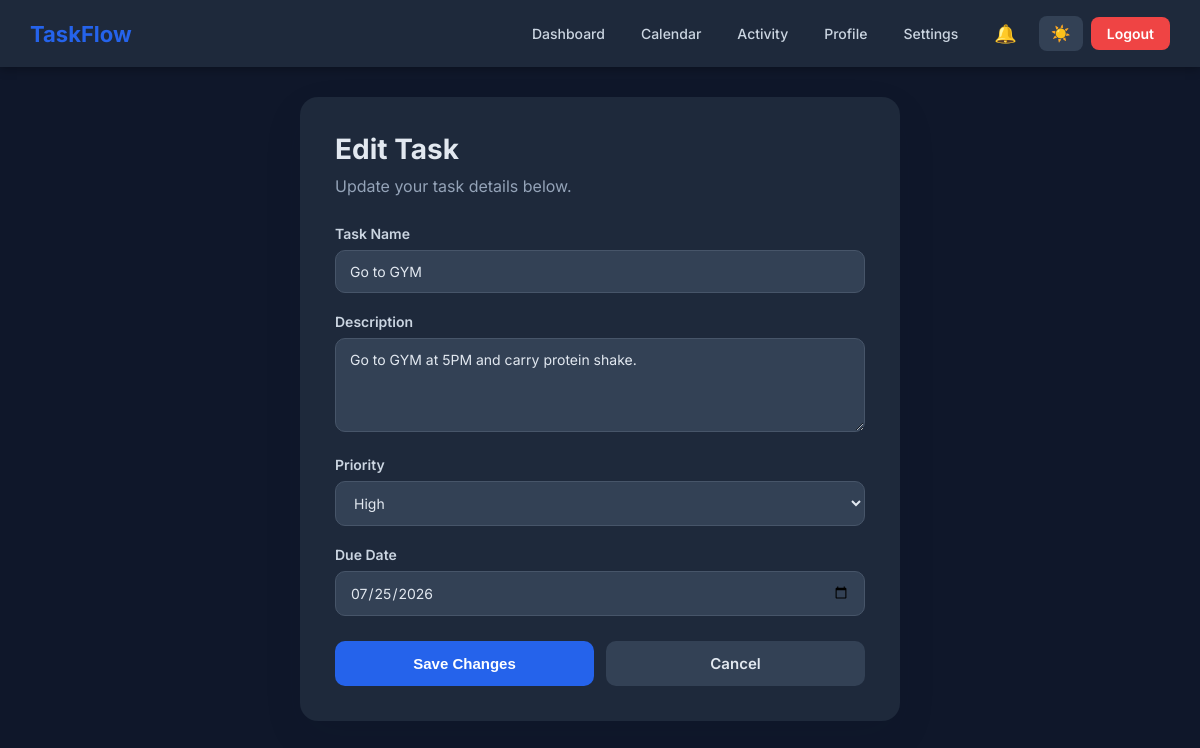
Page /task/9/edit/ (signed in) on the committed database.
### todo/models.py (models this page shows, shortened)
class Task(models.Model):
    PRIORITY_CHOICES = [
        ("low", "Low"),
        ("medium", "Medium"),
        ("high", "High"),
    ]
    task_name = models.CharField(max_length=100)
    description = models.TextField(blank=True, null=True)
    is_completed = models.BooleanField(default=False)
    priority = models.CharField(
        max_length=10,
        choices=PRIORITY_CHOICES,
        default="medium",
    )
    due_date = models.DateField(null=True, blank=True)
    created_at = models.DateTimeField(auto_now_add=True)
    updated_at = models.DateTimeField(auto_now=True)
    completed_at = models.DateTimeField(null=True, blank=True)
    owner = models.ForeignKey(
        User,
        on_delete=models.CASCADE,
        related_name="tasks"
    )
    class Meta:
        ordering = ["-created_at"]
        verbose_name = "Task"
        verbose_name_plural = "Tasks"

### todo/views.py (the view, shortened to what this page needs)
# urls.py: path("task/<int:task_id>/edit/", views.update_task, name="update_task"),
@login_required(login_url="login")
def update_task(request, task_id):
    task = get_object_or_404(Task, id=task_id, owner=request.user)
    profile = get_or_create_profile(request.user)
    return render(request, "edit_task.html", {"task": task, "profile": profile})

### todo/views.py (called while the page is built)
def get_or_create_profile(user):
    profile, _ = UserProfile.objects.get_or_create(user=user)
    return profile

### todo/templates/edit_task.html (shortened to what this page needs)
{% load static %}
<!DOCTYPE html>
<html lang="en">
<head>
    <link rel="stylesheet" href="{% static 'css/edit.css' %}">
    <link rel="stylesheet" href="{% static 'css/navbar.css' %}">
</head>
<body data-theme="{{ profile.theme }}">
{% include 'navbar.html' %}
<div class="edit-container">
    <div class="edit-card">
        <h1>Edit Task</h1>
        <p>Update your task details below.</p>
        <form method="POST">
            <div class="form-group">
                <label>Task Name</label>
                <input type="text" name="task_name" value="{{ task.task_name }}" required>
            </div>
            <div class="form-group">
                <label>Description</label>
                <textarea name="description" rows="4">{{ task.description|default:'' }}</textarea>
            </div>
            <div class="form-group">
                <label>Priority</label>
                <select name="priority">
                    <option value="high" {% if task.priority == 'high' %}selected{% endif %}>High</option>
                </select>
            </div>
            <div class="form-group">
                <label>Due Date</label>
                <input type="date" name="due_date" value="{{ task.due_date|date:'Y-m-d' }}">
            </div>
            <div class="button-group">
                <button type="submit" class="save-btn">Save Changes</button>
                <a href="{% url 'dashboard' %}" class="cancel-btn">Cancel</a>
            </div>
        </form>
    </div>
</div>
</body>
</html>

### todo/static/css/edit.css (style rules this page uses)
* { margin:0;padding:0;box-sizing:border-box; }
body { font-family:'Inter',sans-serif; background:#f4f7fb; color:#1e293b; transition:.3s; min-height:100vh; }
body.dark { background:#0f172a;color:#e2e8f0; }
.edit-container { width:100%; display:flex; justify-content:center; align-items:flex-start; padding:30px; }
.edit-card { width:100%; max-width:600px; background:#fff; border-radius:18px; padding:35px; box-shadow:0 15px 40px rgba(15,23,42,.08); }
body.dark .edit-card { background:#1e293b; }
.edit-card h1 { font-size:28px;margin-bottom:8px;font-weight:700; }
.edit-card p { color:#64748b; margin-bottom:25px; line-height:1.6; }
body.dark .edit-card p { color:#94a3b8; }
.form-group { margin-bottom:20px; }
.form-group label { display:block; margin-bottom:8px; font-weight:600; color:#334155; font-size:14px; }
body.dark .form-group label { color:#cbd5e1; }
.form-group input, .form-group select, .form-group textarea { width:100%; padding:12px 14px; border:1px solid #cbd5e1; border-radius:10px; outline:none; font-size:14px; background:#fff; color:#1e293b; font-family:inherit; resize:vertical; transition:.3s; }
body.dark .form-group input, body.dark .form-group select, body.dark .form-group textarea { background:#334155; border-color:#475569; color:#e2e8f0; }
.button-group { display:flex; gap:12px; margin-top:25px; }
.save-btn { flex:1; background:#2563eb; color:#fff; border:none; padding:13px; border-radius:10px; cursor:pointer; font-size:15px; font-weight:600; transition:.3s; }
.cancel-btn { flex:1; text-decoration:none; text-align:center; background:#e2e8f0; color:#1e293b; padding:13px; border-radius:10px; font-size:15px; font-weight:600; transition:.3s; }
body.dark .cancel-btn { background:#334155;color:#e2e8f0; }

### rows in the picture
Task: task_name "Go to GYM", description "Go to GYM at 5PM and carry protein shake.", priority "High", due_date "07/25/2026"
